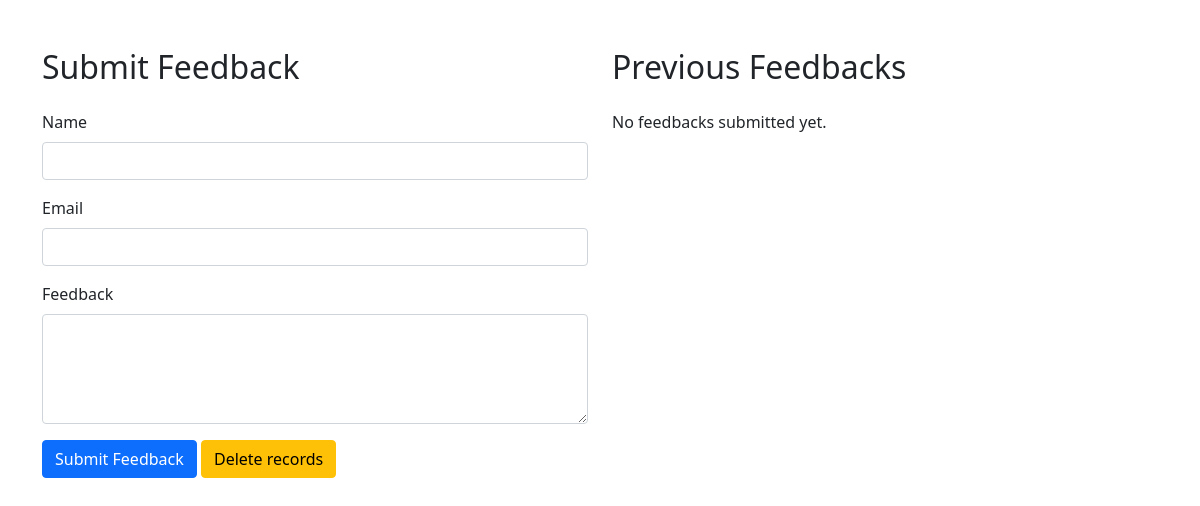
The app's page /, older data.
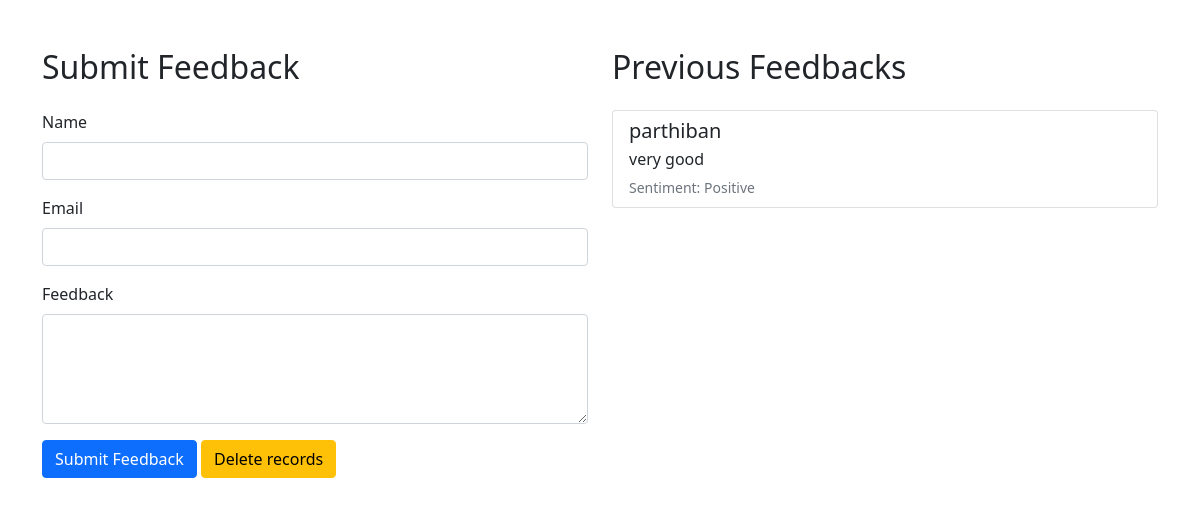
The same page, newer data.
### tables this page shows
CREATE TABLE feedback (
                         id INTEGER PRIMARY KEY AUTOINCREMENT,
                         name TEXT NOT NULL,
                         email TEXT NOT NULL,
                         feedback TEXT NOT NULL,
                         sentiment TEXT
                     );

### app.py (the view)
@app.route('/', methods=["GET"])
def index():
    conn = sqlite3.connect('feedback.db')
    cursor = conn.cursor()
    cursor.execute("SELECT * FROM feedback")
    result = cursor.fetchall()
    conn.close()
    return render_template('index.html', feedbacks=result)  # Fixed template variable

### templates/index.html (shortened to what this page needs)
<!DOCTYPE html>
<html lang="en">
<head>
    <link href="https://cdn.jsdelivr.net/npm/bootstrap@5.1.3/dist/css/bootstrap.min.css" rel="stylesheet">
</head>
<body>
    <div class="container mt-5">
        <div class="row">
            <div class="col-md-6">
                <h2 class="mb-4">Submit Feedback</h2>
                <form action="{{ url_for('submit_feedback') }}" method="POST">
                    <div class="mb-3">
                        <label for="name" class="form-label">Name</label>
                        <input type="text" class="form-control" id="name" name="name" required>
                    </div>
                    <div class="mb-3">
                        <label for="email" class="form-label">Email</label>
                        <input type="email" class="form-control" id="email" name="email" required>
                    </div>
                    <div class="mb-3">
                        <label for="feedback" class="form-label">Feedback</label>
                        <textarea class="form-control" id="feedback" name="feedback" rows="4" required></textarea>
                    </div>
                    <button type="submit" class="btn btn-primary">Submit Feedback</button>
                    <a href="{{ url_for('clean_records') }}" class="btn btn-warning">Delete records</a>
                </form>
            </div>
            <div class="col-md-6">
                <h2 class="mb-4">Previous Feedbacks</h2>
                {% if feedbacks %}
                    <div class="list-group">
                    {% for feedback in feedbacks %}
                        <div class="list-group-item">
                            <h5 class="mb-1">{{ feedback[1] }}</h5>
                            <p class="mb-1">{{ feedback[3] }}</p>
                            <small class="text-muted">Sentiment: {{ feedback[4] }}</small>
                        </div>
                    {% endfor %}
                    </div>
                {% else %}
                    <p>No feedbacks submitted yet.</p>
                {% endif %}
            </div>
        </div>
    </div>
</body>
</html>

Row changes from the older to the newer data that the page shows:
added feedback: name "parthiban", feedback "very good", sentiment "Positive"
Text that changed along with them:
text no longer shown: "No feedbacks submitted yet."
